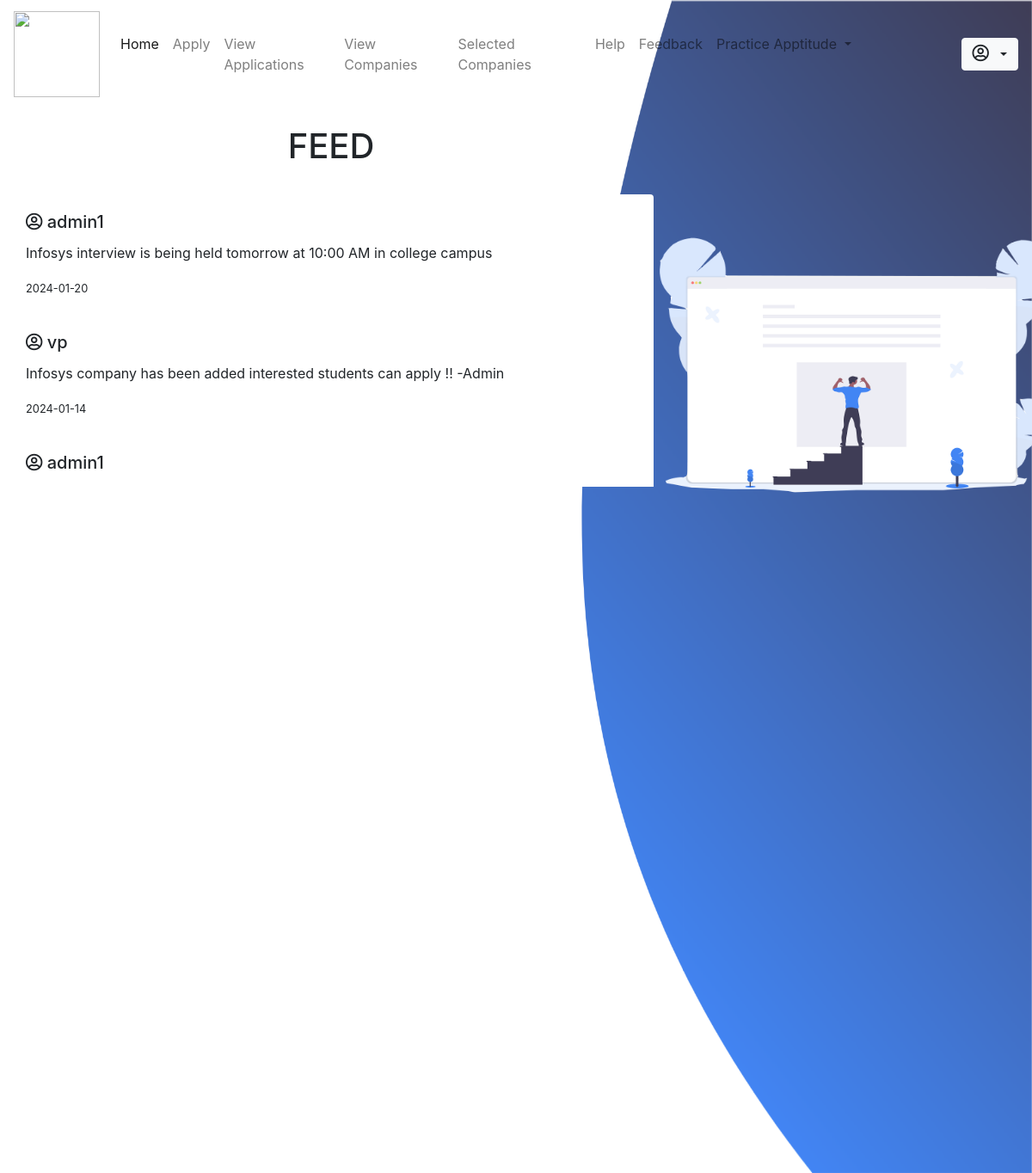
Page /student/index.php on the committed database.
### tables this page shows
CREATE TABLE IF NOT EXISTS `feed` (
  `id` int(255) NOT NULL AUTO_INCREMENT,
  `user` varchar(100) DEFAULT NULL,
  `message` text,
  `date` date DEFAULT NULL,
  `time` time NOT NULL,
  PRIMARY KEY (`id`)
);

### student/index.php (the view, shortened to what this page needs)
<!DOCTYPE html>
<html lang="en">
<head>
    <link rel="stylesheet" type="text/css" href="css/index.css">
    <?php include_once 'includes/head.php' ?>
</head>
<body>
    <div>
    	<img id="img2" src="../images/feedicon.png" width="550px" style="position: absolute; position: fixed; z-index: 1; margin-left: 60%; margin-top: 18vh;">
    </div>
    <img src="../images/feed.png" id="img1" style="position: fixed;">
    	<?php include_once 'includes/nav.php' ?>
    <div class="content" style="margin-top: 20px; margin-left: 10px;">
    	<h1 class="form-row justify-content-center">FEED</h1> <br>
    	<div class="pre-scrollable" style="width: 750px; height: 400px; scroll-behavior: auto;">
         <div style="max-height: 90vh;">
             <div class="card" style="border: none;">
          <div class="card-body">
            <?php
                $sql = "select * from feed order by date desc, time desc;";
                $res = mysqli_query($conn, $sql);
                $rescheck = mysqli_num_rows($res);
                if ($rescheck > 0) {
                    while ($row = mysqli_fetch_assoc($res)) {
                        ?>
                        <h5 class="card-title"><i class="far fa-user-circle"></i>&nbsp;<?php echo $row['user']; ?></h5>
                        <p class="card-text"><?php echo $row['message']; ?></p>
                        <p><small><?php echo $row['date']; ?></small></p> <br>
                        <?php
                    }
                }
            ?>
          </div>
        </div>
        </div>
        </div>
    </div>
</body>
</html>

### student/css/index.css (style rules this page uses)
#img1 { position: absolute; height: 100vh; width: 100%; position: fixed; }
#img1,.content { position: absolute; }
#img2 { z-index: 0; }

### rows in the picture
feed: user "admin1", message "Infosys interview is being held tomorrow at 10:00 AM in college campus", date "2024-01-20"
feed: user "vp", message "Infosys company has been added interested students can apply !! -Admin", date "2024-01-14"
feed: user "admin1"
